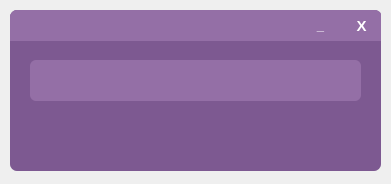
<?xml version="1.0" encoding="UTF-8"?>
<ui version="4.0">
 <class>Form</class>
 <widget class="QWidget" name="Form">
  <property name="geometry">
   <rect>
    <x>0</x>
    <y>0</y>
    <width>391</width>
    <height>184</height>
   </rect>
  </property>
  <property name="windowTitle">
   <string>Form</string>
  </property>
  <widget class="QFrame" name="Window">
   <property name="geometry">
    <rect>
     <x>10</x>
     <y>10</y>
     <width>371</width>
     <height>161</height>
    </rect>
   </property>
   <property name="styleSheet">
    <string notr="true">QFrame{
	border-radius: 7px;
	background-color: #7D5991;
}

QScrollBar:horizontal{
	border: none;
    background: rgb(45, 45, 68);
	margin: 0px 0 0px 0;
	border-radius: 0px;
 }

QScrollBar::handle:horizontal{	
	background-color: rgb(80, 80, 122);
	min-width: 30px;
	border-radius: 7px;
}
QScrollBar::handle:horizontal:hover{	
	background-color: rgb(255, 0, 127);
}
QScrollBar::handle:horizontal:pressed{	
	background-color: rgb(185, 0, 92);
}

QScrollBar::sub-line:horizontal{
	border: none;
	background-color: rgb(59, 59, 90);
	width: 15px;
	border-top-right-radius: 7px;
	border-bottom-right-radius: 7px;
	subcontrol-position: left;
	subcontrol-origin: margin;
}
QScrollBar::sub-line:horizontal:hover{	
	background-color: rgb(255, 0, 127);
}
QScrollBar::sub-line:horizontal:pressed{	
	background-color: rgb(185, 0, 92);
}

QScrollBar::add-line:horizontal{
	border: none;
	background-color: rgb(59, 59, 90);
	width: 15px;
	border-top-left-radius: 7px;
	border-bottom-left-radius: 7px;
	subcontrol-position: right;
	subcontrol-origin: margin;
}
QScrollBar::add-line:horizontal:hover {	
	background-color: rgb(255, 0, 127);
}
QScrollBar::add-line:horizontal:pressed {	
	background-color: rgb(185, 0, 92);
}

QScrollBar::up-arrow:horizontal, QScrollBar::down-arrow:horizontal{
	background: none;
}
QScrollBar::add-page:horizontal, QScrollBar::sub-page:horizontal{
	background: none;
}</string>
   </property>
   <property name="frameShape">
    <enum>QFrame::StyledPanel</enum>
   </property>
   <property name="frameShadow">
    <enum>QFrame::Raised</enum>
   </property>
   <widget class="QFrame" name="WindowFrame">
    <property name="geometry">
     <rect>
      <x>0</x>
      <y>0</y>
      <width>371</width>
      <height>31</height>
     </rect>
    </property>
    <property name="styleSheet">
     <string notr="true">QFrame{
	border-bottom-left-radius: 0px;
	border-bottom-right-radius: 0px;
	background-color: #946FA6;
}</string>
    </property>
    <property name="frameShape">
     <enum>QFrame::StyledPanel</enum>
    </property>
    <property name="frameShadow">
     <enum>QFrame::Raised</enum>
    </property>
    <widget class="QPushButton" name="CloseWindowButton">
     <property name="geometry">
      <rect>
       <x>331</x>
       <y>0</y>
       <width>41</width>
       <height>31</height>
      </rect>
     </property>
     <property name="font">
      <font>
       <pointsize>11</pointsize>
       <weight>75</weight>
       <bold>true</bold>
      </font>
     </property>
     <property name="cursor">
      <cursorShape>PointingHandCursor</cursorShape>
     </property>
     <property name="styleSheet">
      <string notr="true">QPushButton{
	color: white;
	border: none;
	border-top-right-radius: 7px;
	background-color: #946FA6;
}

QPushButton:hover{
	background-color: #8E68A2;
}

QPushButton:pressed{
	color: #EA2F4E;
}</string>
     </property>
     <property name="text">
      <string>X</string>
     </property>
    </widget>
    <widget class="QPushButton" name="MinimizeWindowButton">
     <property name="geometry">
      <rect>
       <x>290</x>
       <y>0</y>
       <width>41</width>
       <height>31</height>
      </rect>
     </property>
     <property name="font">
      <font>
       <pointsize>10</pointsize>
       <weight>75</weight>
       <bold>true</bold>
      </font>
     </property>
     <property name="cursor">
      <cursorShape>PointingHandCursor</cursorShape>
     </property>
     <property name="styleSheet">
      <string notr="true">QPushButton{
	color: white;
	border: none;
	border-top-right-radius: 7px;
	background-color: #946FA6;
}

QPushButton:hover{
	background-color: #8E68A2;
}

QPushButton:pressed{
	color: #EA2F4E;
}</string>
     </property>
     <property name="text">
      <string>_</string>
     </property>
     <property name="default">
      <bool>false</bool>
     </property>
    </widget>
   </widget>
   <widget class="QPlainTextEdit" name="PlainTextEdit">
    <property name="geometry">
     <rect>
      <x>20</x>
      <y>50</y>
      <width>331</width>
      <height>41</height>
     </rect>
    </property>
    <property name="font">
     <font>
      <pointsize>12</pointsize>
      <weight>75</weight>
      <bold>true</bold>
     </font>
    </property>
    <property name="layoutDirection">
     <enum>Qt::LeftToRight</enum>
    </property>
    <property name="styleSheet">
     <string notr="true">QPlainTextEdit{
	color: white;
	border-radius: 6px;
	background-color: #946FA6;
}

QScrollBar:horizontal {
	border: none;
    background: rgb(56, 56, 85);
}</string>
    </property>
    <property name="verticalScrollBarPolicy">
     <enum>Qt::ScrollBarAsNeeded</enum>
    </property>
    <property name="horizontalScrollBarPolicy">
     <enum>Qt::ScrollBarAsNeeded</enum>
    </property>
    <property name="sizeAdjustPolicy">
     <enum>QAbstractScrollArea::AdjustIgnored</enum>
    </property>
    <property name="undoRedoEnabled">
     <bool>true</bool>
    </property>
    <property name="lineWrapMode">
     <enum>QPlainTextEdit::NoWrap</enum>
    </property>
    <property name="readOnly">
     <bool>true</bool>
    </property>
    <property name="plainText">
     <string/>
    </property>
    <property name="centerOnScroll">
     <bool>true</bool>
    </property>
   </widget>
  </widget>
 </widget>
 <resources/>
 <connections/>
</ui>
